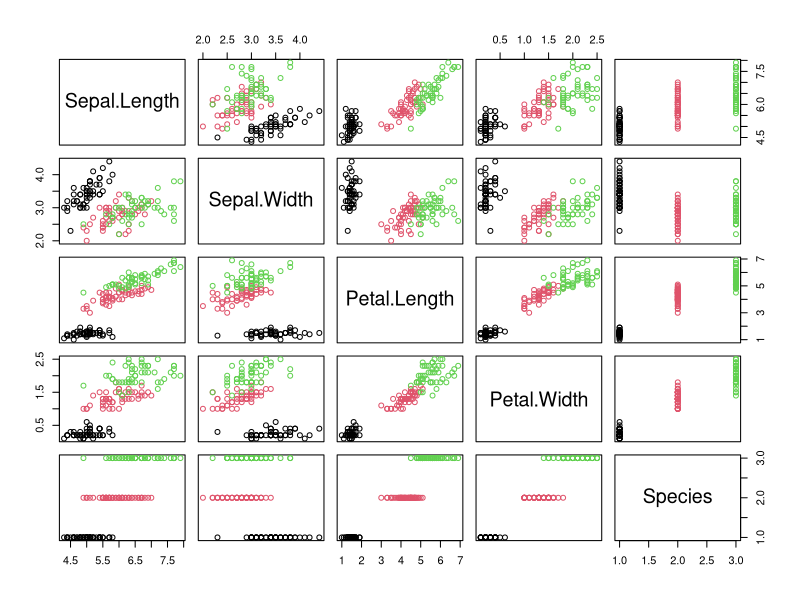
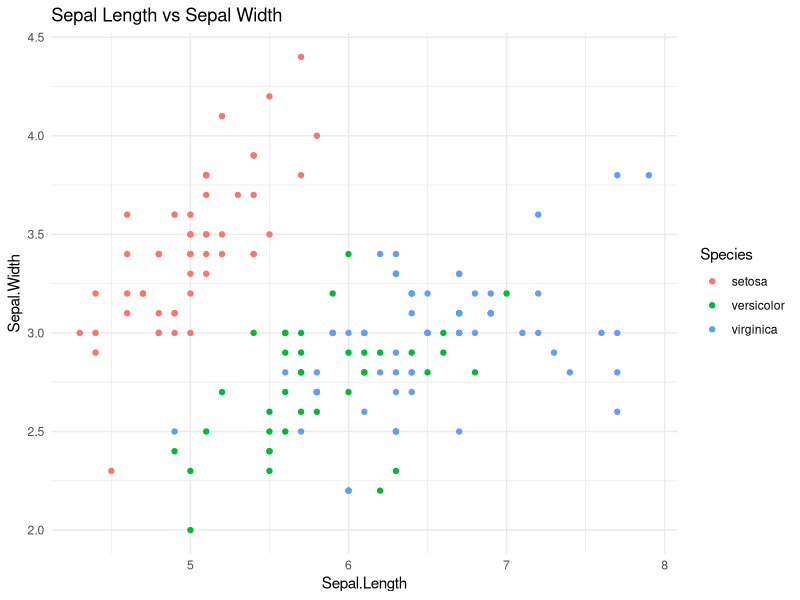
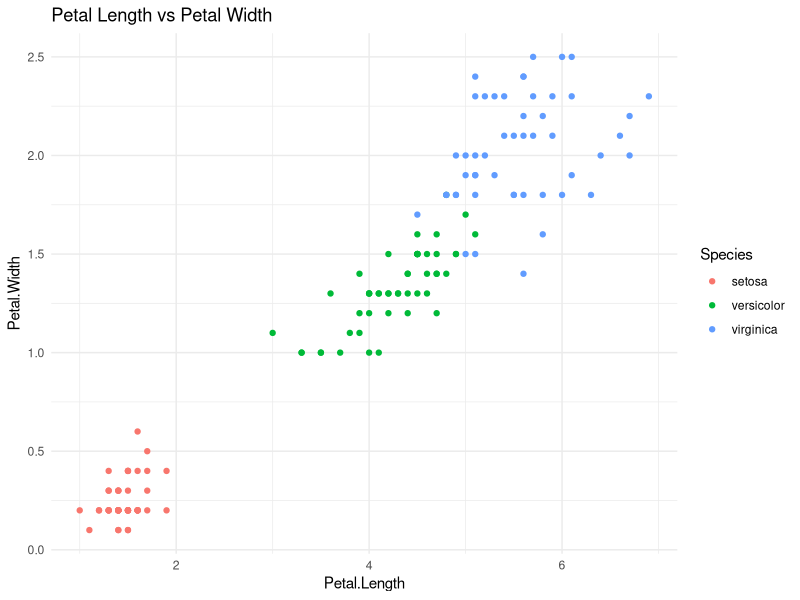

R code for these plots, in order:
#Load Libraries

# Install necessary libraries
install.packages("caret")
install.packages("ggplot2")
install.packages("e1071") 

# Load the libraries
library(caret)
library(ggplot2)

# Load the Iris dataset
data(iris)

head(iris)

# Summary statistics of the dataset
summary(iris)

#structure of the dataset
str(iris)

# Visualize the Data
pairs(iris, col = iris$Species)

# Sepal dimensions visualization
ggplot(iris, aes(x = Sepal.Length, y = Sepal.Width, color = Species)) +geom_point() +theme_minimal() +labs(title = "Sepal Length vs Sepal Width")

# Petal dimensions visualization
ggplot(iris, aes(x = Petal.Length, y = Petal.Width, color = Species)) +geom_point() +theme_minimal() +labs(title = "Petal Length vs Petal Width")


# Split the Data into Training and Testing Sets

set.seed(123)

# Split the data
trainIndex <- createDataPartition(iris$Species, p = 0.8, list = FALSE)
irisTrain <- iris[trainIndex, ]
irisTest <- iris[-trainIndex, ]

# Check the dimensions of the splits
dim(irisTrain)
dim(irisTest)

# Train a Random Forest model
model <- train(Species ~ ., data = irisTrain, method = "rf", trControl = trainControl(method = "cv", number = 10))

# Print the trained model
print(model)

#Evaluate the Model

# Make predictions on the test set
predictions <- predict(model, newdata = irisTest)

#confusion matrix
confMatrix <- confusionMatrix(predictions, irisTest$Species)
print(confMatrix)

#accuracy
cat("Accuracy: ", confMatrix$overall['Accuracy'], "\n")

# Example new data for prediction
new_data <- data.frame(Sepal.Length = c(5.1, 6.2),Sepal.Width = c(3.5, 3.4),Petal.Length = c(1.4, 5.4),Petal.Width = c(0.2, 2.3))

new_predictions <- predict(model, new_data)
print(new_predictions)

